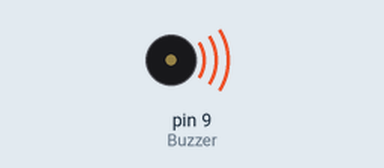
Simulated run of this sketch. Board: Arduino Uno, built with avr-gcc and run on an emulated ATmega328P. On the bench: buzzer (waves = sounding).

Above: at 0.1 s.
Timing chart, 0 to 34.8 s (numbered marks = the images above):
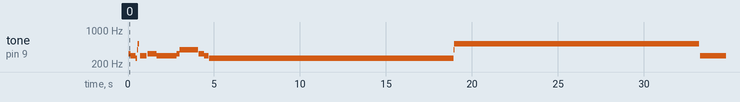

The sketch:

017.Buzzer_song_airplane.ino
```cpp
int Buzzer = 9;
int length = 25;
char notes[] = "edcdeeedddeggedcdeeeddedc";

int beats[] = {1,2,1,4,1,2,1,5,4,1,1,6,4,3,2 };
//int beats[] = {3,1,2,2,2,2,4,2,2,4,2,2,4,3,1,2,2,2,2,4,2,2,3,1,8};
int tempo = 100;

void playTone(int tone, int duration)
{
  for(long i = 0; i<duration*1000L; i+=tone*2)
  {
    digitalWrite(Buzzer, 1);
    delayMicroseconds(tone);
    digitalWrite(Buzzer, 0);
    delayMicroseconds(tone);
  }
}

void playNote(char note, int duration)
{
  char names[] = {'c', 'd', 'e', 'f', 'g', 'a', 'b', 'c'};
  int tones[] = {1915, 1700, 1519, 1432, 1275, 1136, 1014, 956};

  for(int i=0; i<8; i++)
  {
    if(names[i] == note)
    {
      playTone(tones[i], duration);
    }
  }
}

void setup()
{
  pinMode(Buzzer, OUTPUT);
}

void loop()
{
  for(int i = 0; i<length; i++)
  {
    if(notes[i] == ' ')
    {
      delay(beats[i]*tempo);
    }
    else
    {
      playNote(notes[i], beats[i]*tempo);
    }
  delay(tempo/2);
  }

}
```

Measured:
- by itself, tone on pin 9 (Buzzer): plays 328 Hz for 0.12 s, 293 Hz for 0.28 s, 260 Hz for 0.08 s, 394 Hz for 0.04 s, 521 Hz for 0.08 s, 293 Hz for 0.40 s … (16 notes in this stretch)
